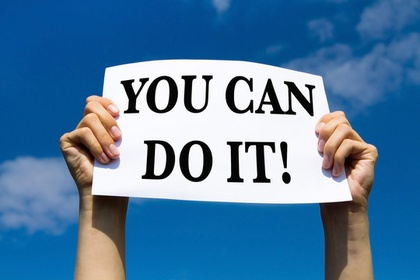
%> input picture CSE 4.2/Labs/CSE 4228 (Digital Image Processing Lab)/Online/Online-2/Input.jpg, 420 x 280 px, shrunk from 540 x 360 before the run
$ octave Online2_180204142.m   (GNU Octave 9; MATLAB toolbox functions it lacks are replaced by stand-ins)
%> lines starting %> are read from the running program, lines starting %| are printed output that depends on the picture; in (x1, y1, x2, y2) boxes, pixels count from 0 and x2, y2 are one past the last pixel; in counts of white or black regions, pixels touching at a corner belong together; the program's own positions count from 1
I = imread('C:\Users\User\Desktop\New folder\Input.jpg');
%> I is the input picture: size 280x420x3 uint8; mean R, G, B 81.3, 125, 161.9
I = rgb2gray(I);
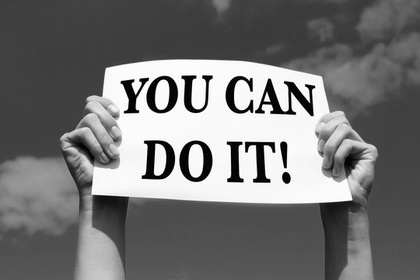
%> I: size 280x420 uint8; min 0, max 255, mean 116.1

T3=I;

figure;
imshow(I);
imwrite(I, 'C:\Users\User\Desktop\New folder\Output_1.jpg');

% log transformation
T3 = im2double(T3);
[row,col] = size(T3);
%> row = 280; col = 420
B = zeros(row,col);
c = 1.9;

for i = 1:(2*row/3)
     for j = 1:col/2
         B(i,j) = c*log(1+T3(i,j));
     end
end
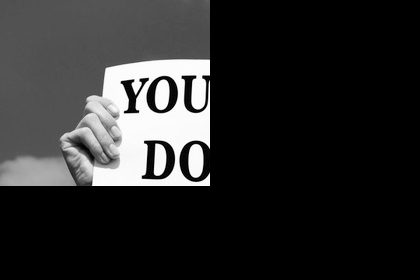
%> B: size 280x420 double; min 0, max 1.32, mean 0.222; drawn with min black and max white

for i = 2row/3: row
     for j = 1:col
         B(i,j) = I(i,j);
     end
end
%> B: size 280x420 double; 0.36% of pixels changed, all inside (x1, y1, x2, y2) = (0, 1, 420, 2)

figure;
imshow(B);
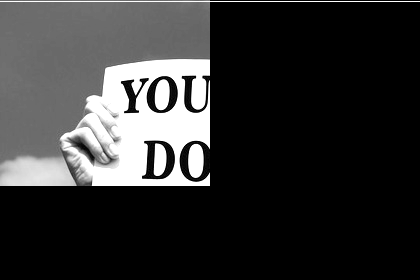
%> displayed picture: size 280x420, on the screen's scale of 0 to 255; min 0, max 255, mean 51
